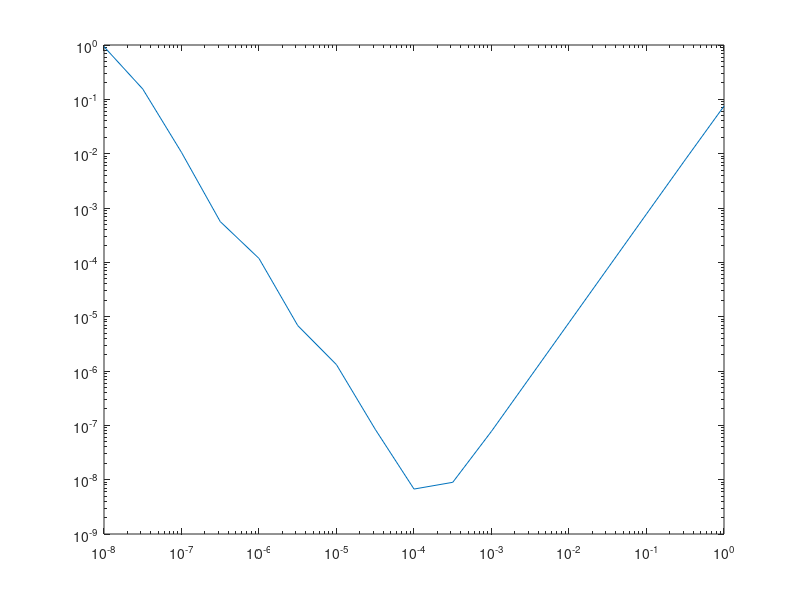

This figure's MATLAB source:
clc
clear all
h_results = [];
error_results = [];

for k = 0:.5:8
    h = 10^(-k);
    x = 0:h:(1-h);  x = x';
    u = (sin(1.2 + h) - 2*sin(1.2) + sin(1.2-h))/h^2;
    uxx_exact = -sin(1.2);
    h_results = [h_results h];
    error_results = [error_results norm(u - uxx_exact, inf)];
end
loglog(h_results,error_results) %for loglog plots